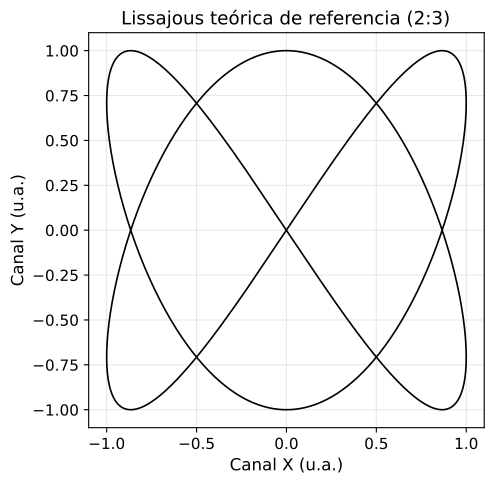

Source code (Python):
import numpy as np
import matplotlib.pyplot as plt

plt.rcParams.update({
    'font.size': 11,
    'axes.labelsize': 12,
    'figure.figsize': (7, 5),
    'axes.grid': True,
    'grid.alpha': 0.3,
})

# Figura de referencia teorica (ejemplo 2:3)
t = np.linspace(0, 2*np.pi, 2000)
ratio_x = 2
ratio_y = 3
phi = np.pi/2

x = np.sin(ratio_x * t)
y = np.sin(ratio_y * t + phi)

fig, ax = plt.subplots()
ax.plot(x, y, color='black', linewidth=1.2)
ax.set_xlabel('Canal X (u.a.)')
ax.set_ylabel('Canal Y (u.a.)')
ax.set_title('Lissajous teórica de referencia (2:3)')
ax.set_aspect('equal', adjustable='box')

plt.tight_layout()
plt.savefig('figuras/figura_2.pdf', dpi=150, bbox_inches='tight')
